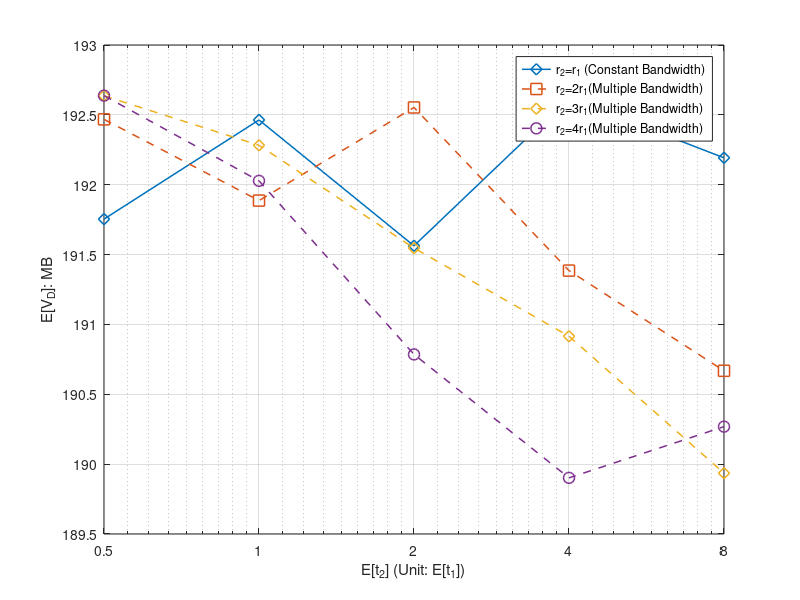

The MATLAB source for this figure:
%% Minutes
x_label =[0.5	1	2	4	8]



%% for DeadlinMissRatio

%Miss ratio
%y_11 = [0.5331	0.49866	0.47518	0.45498	0.4479	0.44248	0.43006	0.43064	0.4268	0.42342]
%y_12 = [0.40816	0.41322	0.40916	0.41626	0.42126]
%y_13 = [0.40798	0.4116	0.4154	0.4201	0.4259]
%y_14 = [0.40886	0.41162	0.41774	0.4223	0.42226]

%E[V_O]
%y_11 = [68.97297	69.344188	68.814668	69.529967	69.227642]
%y_12 = [70.062643	68.704711	67.391548	65.88535	64.35215]
%y_13 = [70.33483	68.659202	65.950893	64.403517	62.595023]
%y_14 = [70.324237	68.094298	65.161194	63.087235	62.291075]

%E[V_D]
y_11 = [191.753898	192.463612	191.562599	192.621116	192.192404]
y_12 = [192.46779	191.886452	192.552871	191.38521	190.668159]
y_13 = [192.636524	192.282227	191.546412	190.915579	189.935435]
y_14 = [192.6376	192.027614	190.785397	189.901766	190.268269]

i = i+1;
figure(i)

semilogx(x_label,y_11,'-d', 'MarkerSize',8, 'LineWidth',1.1)
hold on
semilogx(x_label,y_12,'--s', 'MarkerSize',8, 'LineWidth',1.1)
hold on
semilogx(x_label,y_13,'--d', 'MarkerSize',8, 'LineWidth',1.1)
hold on
semilogx(x_label,y_14,'--o', 'MarkerSize',8, 'LineWidth',1.1)
hold on


%ylabel('P_{miss}')
%ylabel('E[V_0]: MB')
ylabel('E[V_D]: MB')
xlabel('E[t_2] (Unit: E[t_1])')


xticklabels({'0.5',	'1',	'2',	'4',	'8'});

												
xlim([0.5, 8]);

%xticklabels({'0',	'1',	'2',	'3',	'4','5',	'6',	'7',	'8',	'9',	'10',	'11',	'12',	'13',	'14',	'15',	'16',	'17'	,'18'	,'20'	,'21'	,'22',	'23',	'24',	'26'});
set(gca, 'XTick', x_label);
%set(gca,'xticklabel',num2str(get(gca,'XTick')','%.4f'))
%legend({'F=200','F=500','F=1000'},'NumColumns',1);
legend({'r_2=r_1 (Constant Bandwidth)','r_2=2r_1(Multiple Bandwidth)','r_2=3r_1(Multiple Bandwidth)','r_2=4r_1(Multiple Bandwidth)'},'NumColumns',1);

hold off;
grid on;
